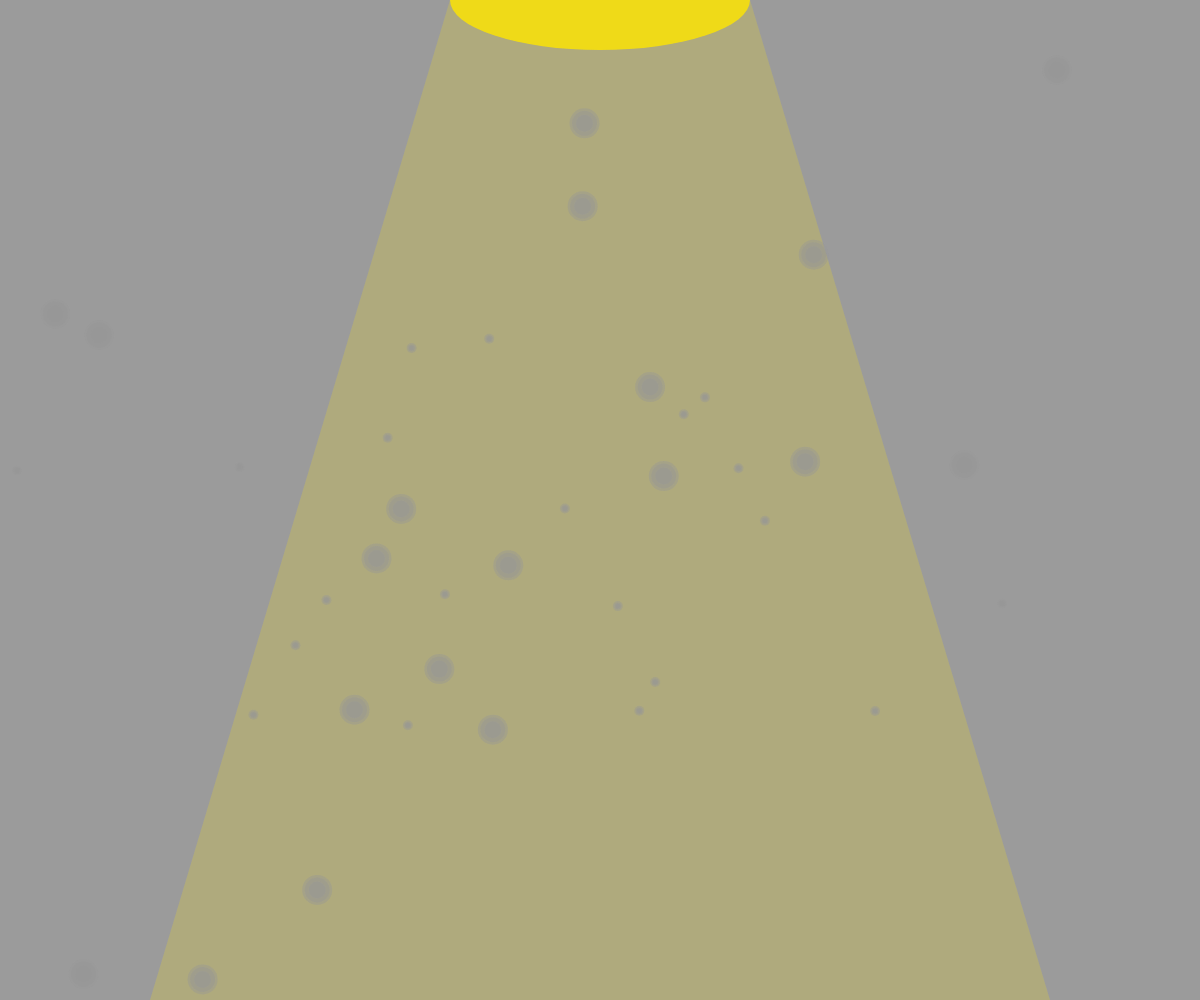
Frame 1 (no input)
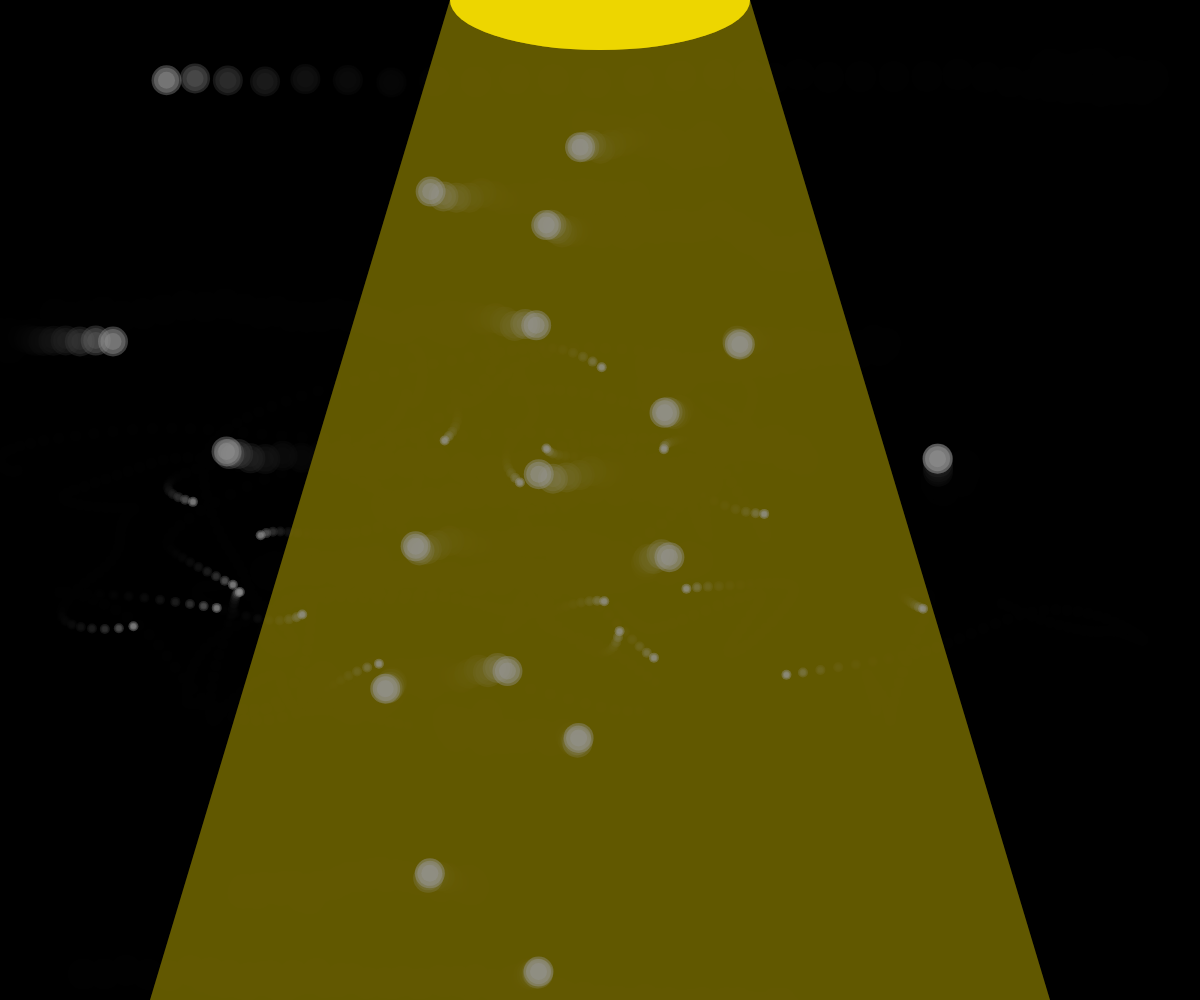
Frame 60 (no input)
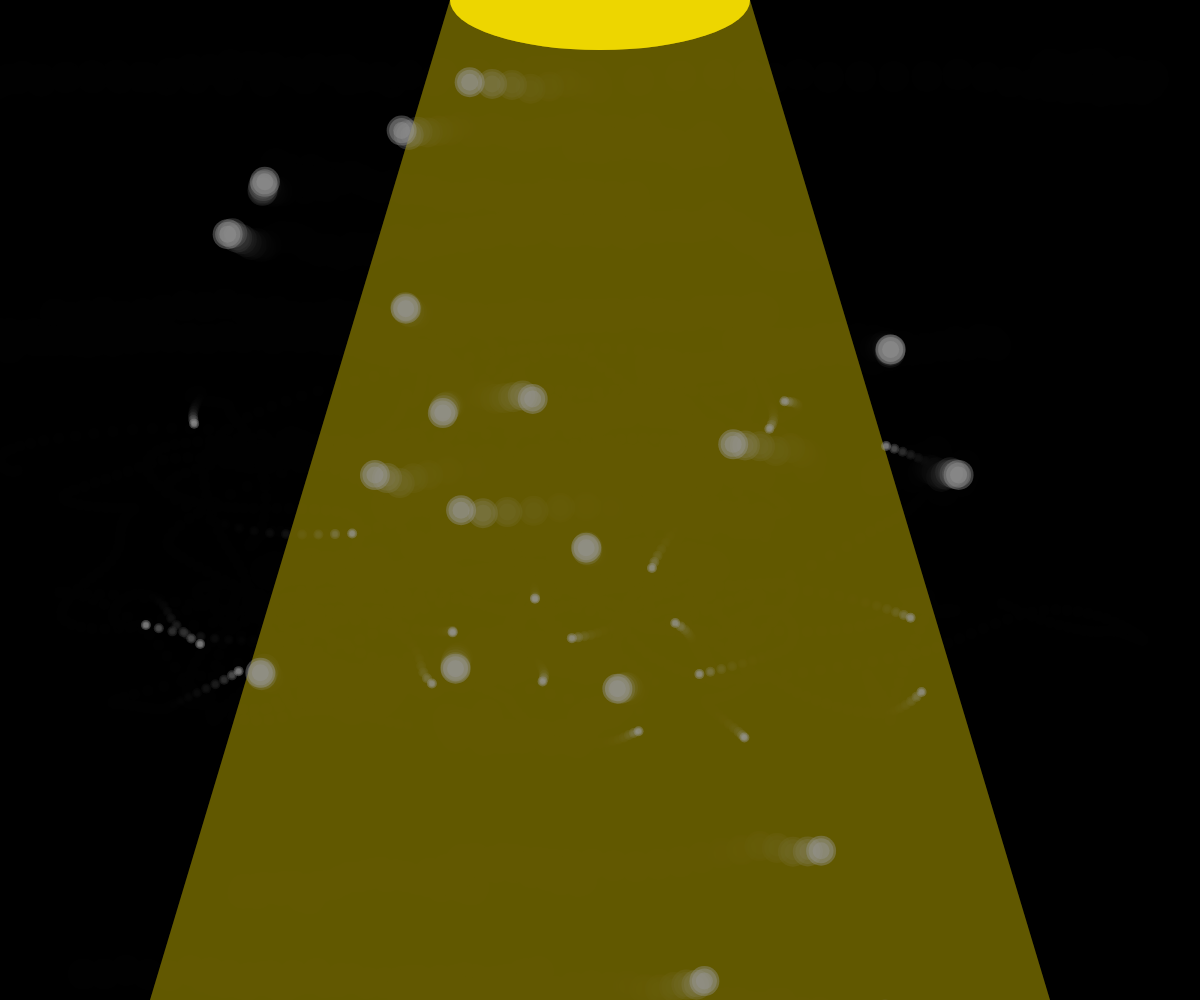
Frame 120 (the mouse pressed at the canvas centre since frame 60)

The p5.js sketch that drew these frames (run headless with seeded random() and noise() and a simulated clock; from frame 60 on, the mouse is pressed at the canvas centre):

// p5.js sketch
// ── sketch.js
let moths = [];
let survivors = [];
//let walker1;

function setup() {
  createCanvas(windowWidth, windowHeight);

  for (i = 0; i < 20; i++) {
    moths.push(new Moth());
    survivors.push(new Survivor());
  }
  noStroke();


}

function draw() {
  background(0, 0, 0, 100)
  fill(255, 230, 0, 205);
  //ellipse(width / 2, 0, width / 3, height / 8)
  ellipse(width / 2, 0, width / 4, height / 10);
  fill(255, 230, 0, 50)
  triangle(width / 2, -height / 2, width / 8, height, width * 7 / 8, height);

  for (j=0; j < survivors.length; j++) {
    survivors[j].update();
    survivors[j].display();
  }

  
  for (i = 0; i < moths.length; i++) {
  
    if (moths[i].dead()) {
      // dead flow
      moths[i].displayDust();
    } else {
      // alive flow
      moths[i].update();
      moths[i].display();
      moths[i].zap();
    }

    if (moths[i].done){
      moths.splice(i,1);
      moths.push(new Moth());
    }
  
  }
  
    
  }

// ── moth.js
class Moth {
  constructor() {
    this.position = createVector(random(width), random(0, height));
    this.noff = createVector(random(100), 1);
    this.speed = random(0, 0.02);
    this.particles = [];
    this.done = false;
  }

  update() {
    this.position.x = map(noise(this.noff.x), 0, 1, -200, width + 200);
    this.position.y = this.position.y + random(-5, 5);
    this.noff.add(this.speed, this.speed);

    if (this.position.y < 0 && this.position.x < width * 3 / 8 && this.position.x > width * 5 / 8) {
      this.position.y = this.position.y + height;
    }
  }

  display() {
    fill(150, 150, 150, 100);
    ellipse(this.position.x, this.position.y, 17);
    ellipse(this.position.x, this.position.y, 25);
    ellipse(this.position.x, this.position.y, 30);
  }

  dead() {
    if (this.position.x >= 3 / 8 * width && this.position.x <= 5 / 8 * width && this.position.y <= height / 20) {
      return true;
    } else {
      return false;
    }
  }

  zap() {
    if (this.dead()) {
      for (let i = 0; i < 50; i++) {
        const d = new Dust(this.position.x, this.position.y);
        this.particles.push(d); // particles is an array of Dust.
      }
    }

  }

  displayDust() {
    //for loop of all particles
    //call update
    //display
    this.particles.forEach(p => {
      p.update()
      p.display()

      if (p.position.y >= height){
        this.done = true;
      }
    })
  }

}

class Dust {
  constructor(x, y) {
    this.position = createVector(x, y);
    this.velocity = createVector(random(-0.4,0.4), random(0.01,0.4));
    this.velocity.mult(random(1, 5));
    this.acceleration = createVector(0, 0.1);
  }

  update() {
    this.velocity.add(this.acceleration);
    this.position.add(this.velocity);
    // this.acceleration.mult(0);
  }

  display() {
    if (this.position.x >= 3 / 8 * width && this.position.x <= 5 / 8 * width && this.position.y <= height / 20){
      fill(255,255,150);
      ellipse(this.position.x, this.position.y,15);
    } else {
    fill(100, 100, 100, 100);
    ellipse(this.position.x, this.position.y,7);
    }
  }
}

class Survivor {
  constructor() {
    this.position = createVector(random(width), random(0, height));
    this.noff = createVector(random(100), random(10));
    this.speed = 0.01;
  }

  update() {
    this.position.x = map(noise(this.noff.x), 0, 1, -200, width + 200);
    this.position.y = map(noise(this.noff.y), 0, 1, height, 0)
    this.noff.add(this.speed, this.speed);
  }

  display() {
    fill(150, 150, 150, 100);
    ellipse(this.position.x, this.position.y, 5);
    ellipse(this.position.x, this.position.y, 7);
    ellipse(this.position.x, this.position.y, 10);
  }
}
